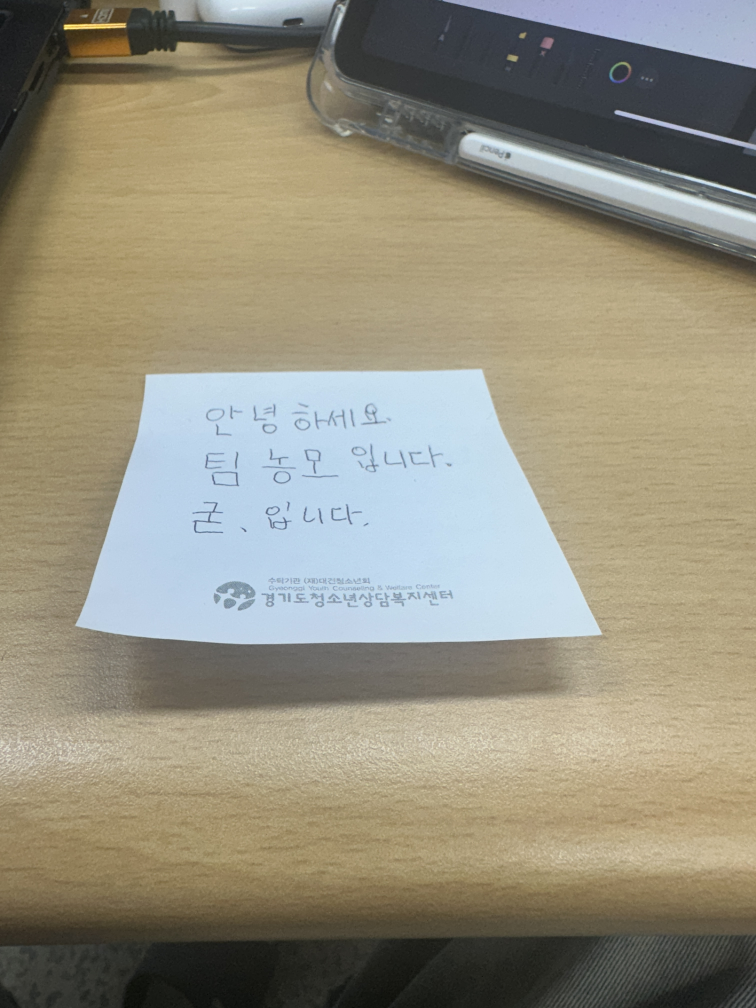
#> input picture test7.JPG, 3024 x 4032 px (shown at 1/4 size)
$ python find_paper.py
#> lines starting #> are read from the running program, lines starting #| are printed output that depends on the picture; after the words box and inside, x2 and y2 are one past the last pixel; in counts of white or black regions, pixels touching at a corner belong together
#> in detect_lines, image is the input picture: shape (4032, 3024, 3); mean B, G, R 126.5, 143.8, 148.4
from itertools import count

import cv2
import numpy as np


def adjust_brightness(img, value):
    """
    이미지 밝기를 조절하는 함수

    Args:
      img: 입력 이미지
      value: 밝기 조절 값 (-255 ~ 255)

    Returns:
      밝기가 조절된 이미지
    """
#> called with value = 50
    hsv = cv2.cvtColor(img, cv2.COLOR_BGR2HSV)
#> hsv: shape (4032, 3024, 3); mean H, S, V 43.8, 60.5, 156.6
    h, s, v = cv2.split(hsv)
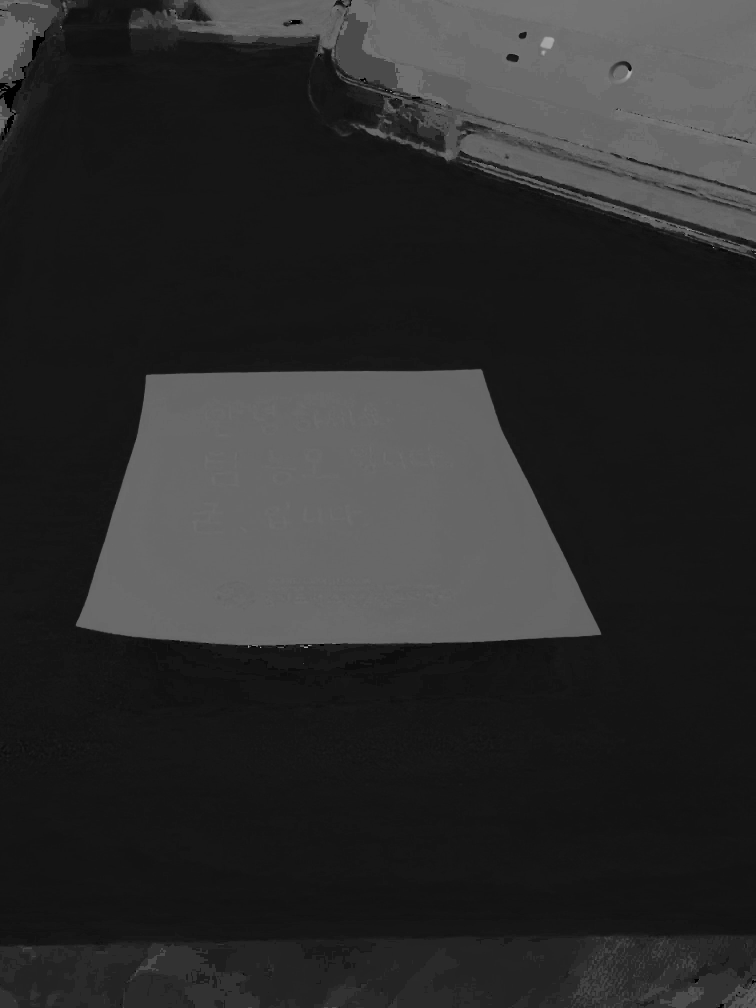
#> h: shape (4032, 3024) (shown at 1/4 size); min 0, max 179, mean 43.8
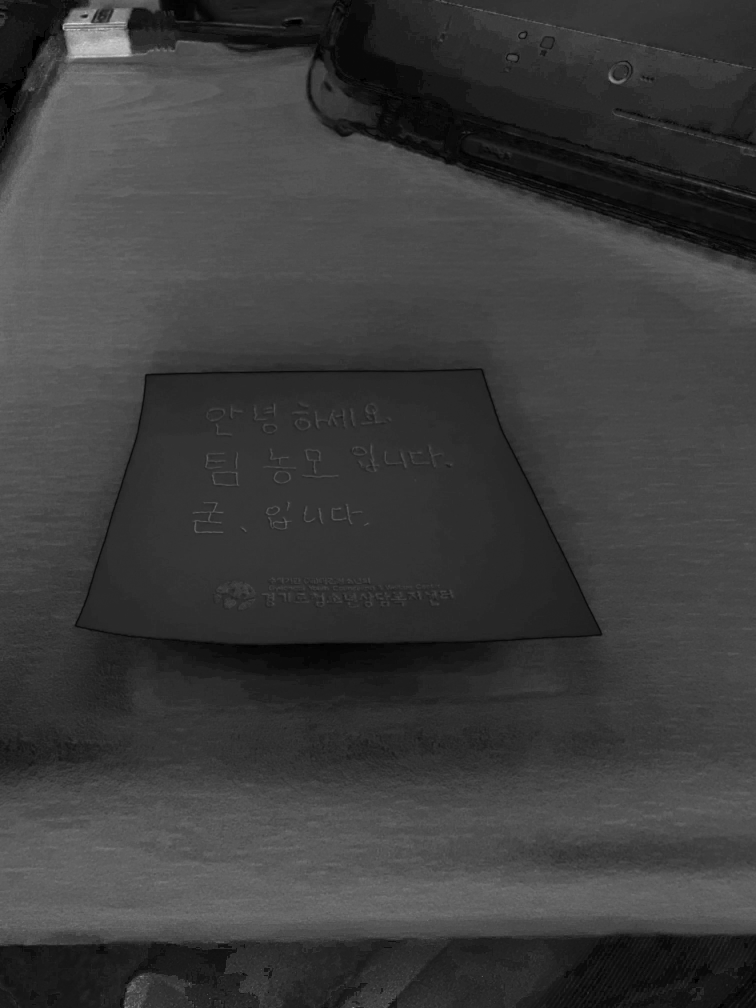
#> s: shape (4032, 3024) (shown at 1/4 size); min 0, max 255, mean 60.5

    v = cv2.add(v, value)
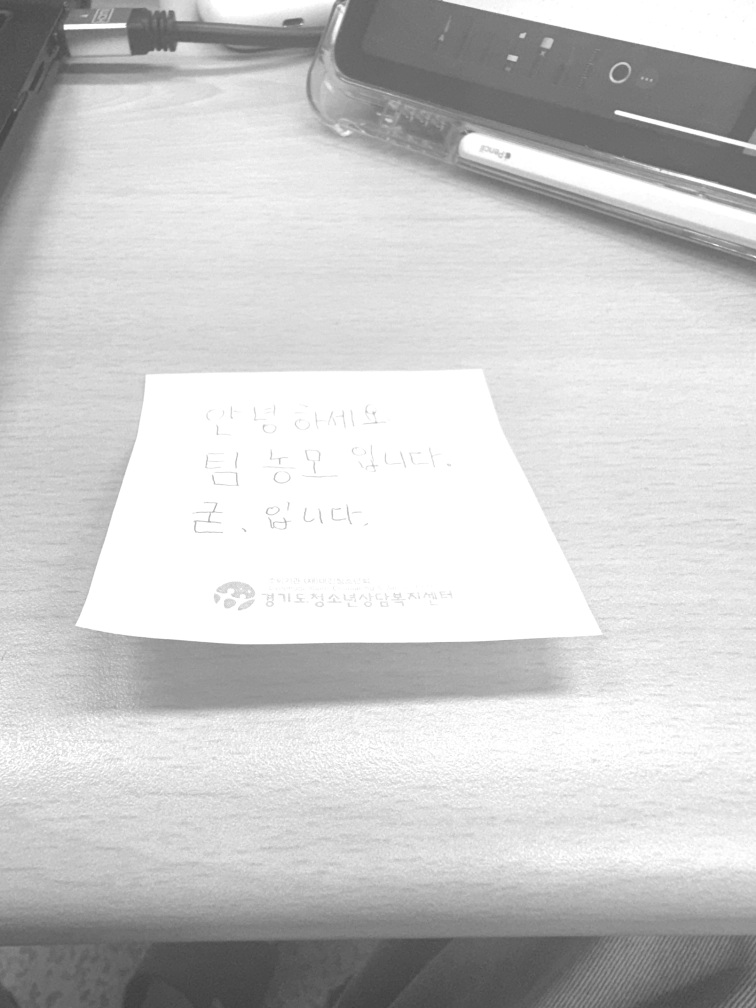
#> v: shape (4032, 3024) (shown at 1/4 size); min 51, max 255, mean 201.9
    v = np.clip(v, 0, 255).astype(np.uint8)

    hsv = cv2.merge((h, s, v))
#> hsv: shape (4032, 3024, 3); mean H, S, V 43.8, 60.5, 201.9
    img = cv2.cvtColor(hsv, cv2.COLOR_HSV2BGR)
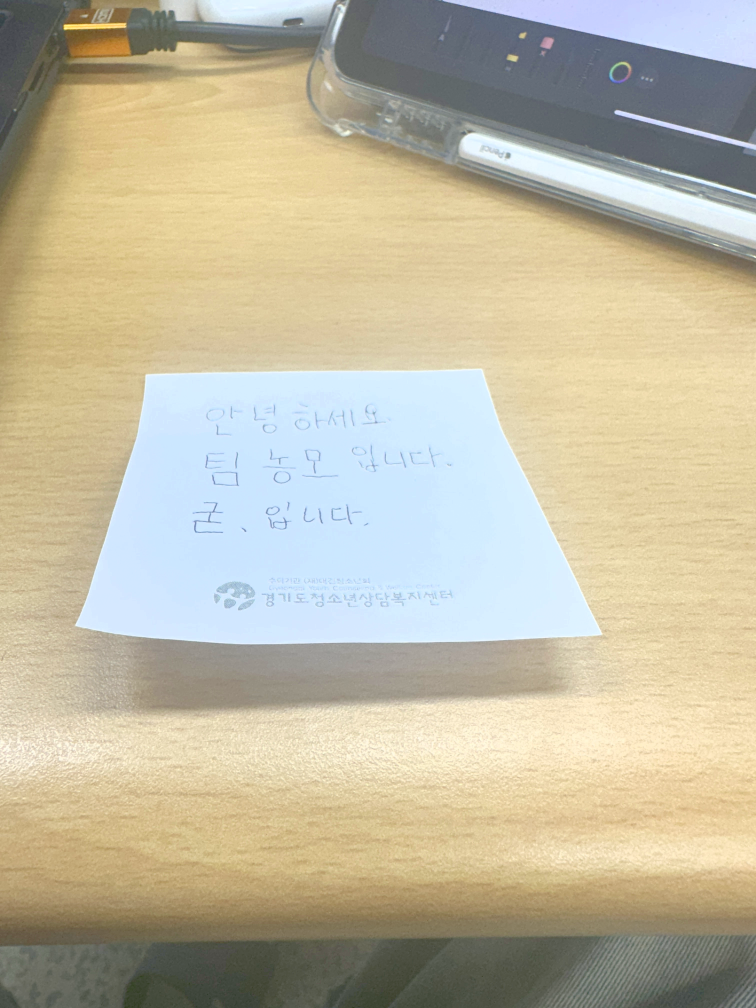
#> img: shape (4032, 3024, 3) (shown at 1/4 size); mean B, G, R 161.7, 185.3, 192.3
    return img


# [54 lines left out: function find_corners, not called in this run]


def detect_paper(image):
    """
    색상 정보와 윤곽선 검출을 사용하여 이미지에서 흰색 포스트잇을 인식하는 함수

    Args:
      image: 입력 이미지

    Returns:
      변환된 포스트잇 이미지 또는 None
    """

    # HSV 색 공간으로 변환
    hsv = cv2.cvtColor(image, cv2.COLOR_BGR2HSV)
#> hsv: shape (4032, 3024, 3); mean H, S, V 43.9, 61.2, 201.9

    # 흰색 범위 지정 (필요에 따라 범위 조정)
    lower_white = np.array([0, 0, 180])  # 흰색 범위 하한
    upper_white = np.array([180, 50, 255])  # 흰색 범위 상한

    # 흰색 영역 마스크 생성
    mask = cv2.inRange(hsv, lower_white, upper_white)
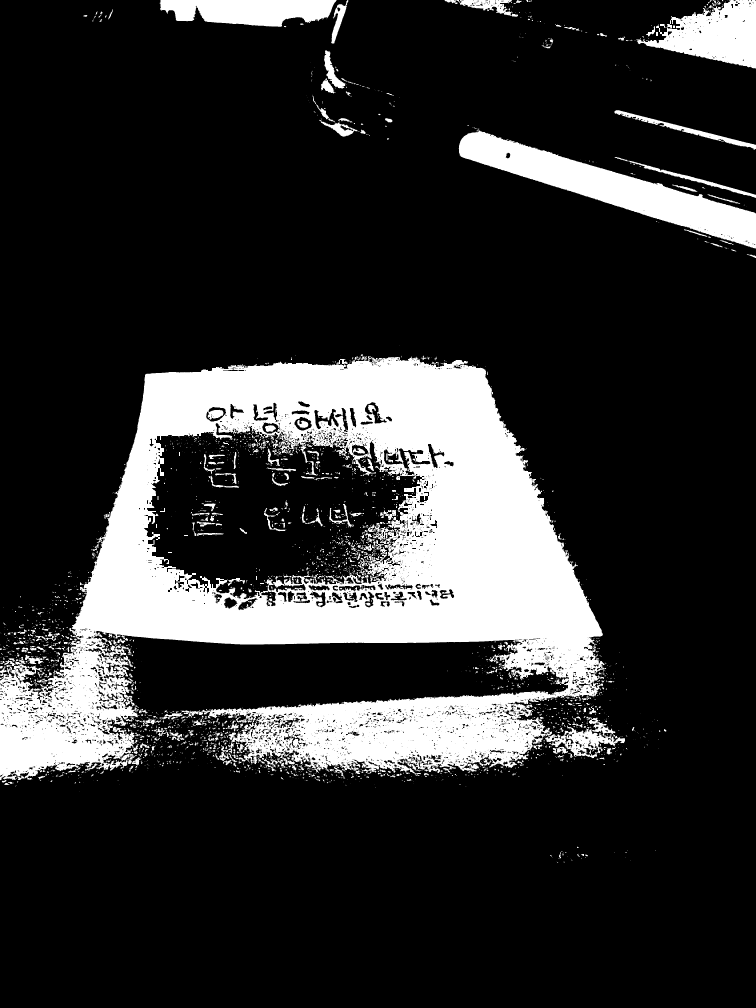
#> mask: shape (4032, 3024) (shown at 1/4 size); 18.6% white; 3445 white regions (2558 under 20 px), largest, box (x1, y1, x2, y2) and area: (0, 1424, 2420, 3121) 1830801, (1835, 521, 3024, 994) 155253, (2544, 0, 3024, 275) 71949

    # 모폴로지 연산을 사용하여 노이즈 제거
    kernel = cv2.getStructuringElement(cv2.MORPH_RECT, (5, 5))
    mask = cv2.morphologyEx(mask, cv2.MORPH_OPEN, kernel)
#> mask: shape (4032, 3024); 17.6% white; 822 white regions (1 under 20 px), largest, box (x1, y1, x2, y2) and area: (0, 1429, 2411, 3120) 1729306, (1836, 523, 3024, 994) 154971, (2550, 0, 3024, 273) 70699
    mask = cv2.morphologyEx(mask, cv2.MORPH_CLOSE, kernel)
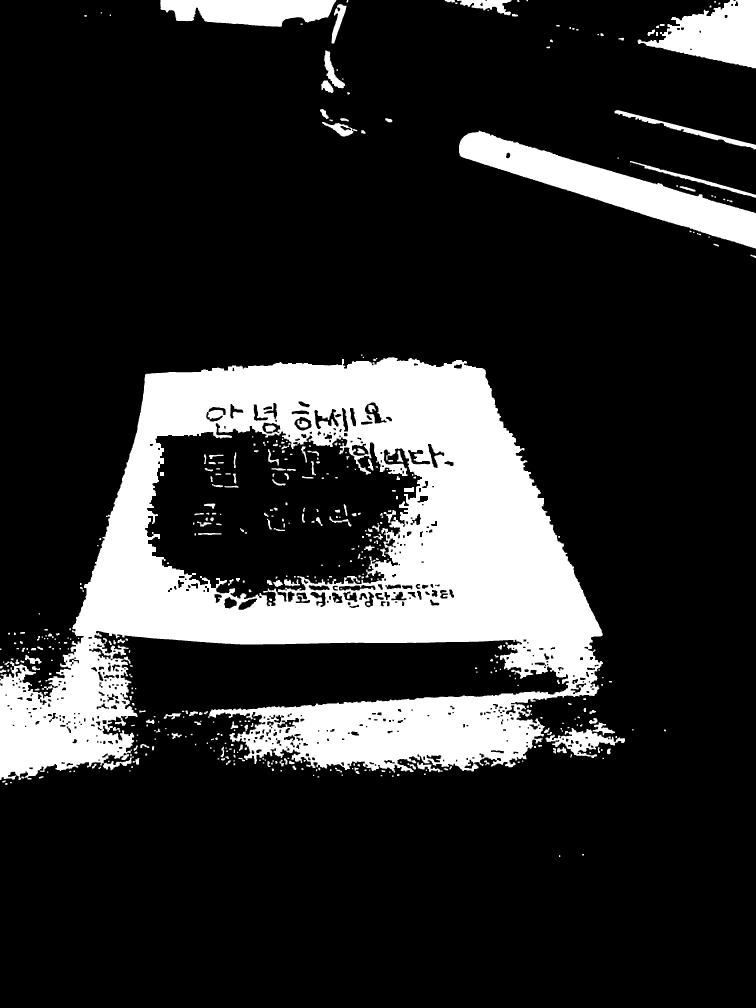
#> mask: shape (4032, 3024) (shown at 1/4 size); 18% white; 453 white regions

    # 윤곽선 검출
    cnts = cv2.findContours(mask, cv2.RETR_EXTERNAL, cv2.CHAIN_APPROX_SIMPLE)
#> cnts = 302 contours, 45 with area under 20; largest, box (x1, y1, x2, y2) and area: (0, 1429, 2412, 3120) 2437562, (1836, 523, 3024, 994) 154118, (2550, 0, 3024, 273) 72017, (641, 0, 1345, 107) 55689, (2182, 2890, 2500, 3032) 15679
    cnts = cnts[0] if len(cnts) == 2 else cnts[1]

    # [8 lines of commented-out code are left out]


    if cnts:
        # 가장 큰 윤곽선 찾기
        cnt = max(cnts, key=cv2.contourArea)
#> cnt = contour of 5944 points, box (x1, y1, x2, y2) (0, 1429, 2412, 3120), area 2437562

        # 윤곽선 근사 및 꼭짓점 찾기
        peri = cv2.arcLength(cnt, True)
#> peri = 21188.7
        approx = cv2.approxPolyDP(cnt, 0.03 * peri, True)
#> approx = [[1941, 1480], [582, 1497], [0, 3119], [2105, 3036]]

        # 디버깅용
        # print(count(approx))

        if len(approx) == 4:
            # 이미지 변환: 특정 시점에서 바라본 것처럼 변환한다. Perspective Transform 행렬을 사용
            pts1 = np.float32(approx)
#> pts1 has the same summary as approx
            pts2 = np.float32([[0, 0], [0, 300], [400, 300], [400, 0]])  # 변환될 좌표 (크기는 임의로 설정)
            matrix = cv2.getPerspectiveTransform(pts1, pts2)
#> matrix = [[0.00956, 0.764, -1149.7], [-0.438, 0.0462, 781.7], [-2.51e-05, 0.000669, 1]]
            transformed_image = cv2.warpPerspective(image, matrix, (400, 300))
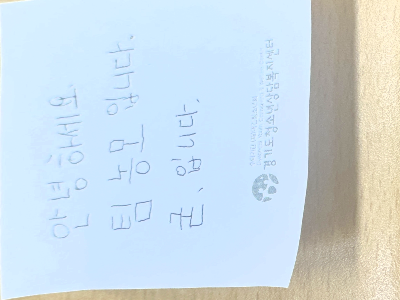
#> transformed_image: shape (300, 400, 3); mean B, G, R 231.1, 220.8, 204.8

            # 노이즈 제거
            # transformed_image = cv2.fastNlMeansDenoisingColored(transformed_image, None, 5, 5, 7, 21)

            # 샤프닝 필터 적용
            # kernel = np.array([[-1, -1, -1], [-1, 9, -1], [-1, -1, -1]])
            # transformed_image = cv2.filter2D(transformed_image, -1, kernel)

            # 변환된 이미지에서 용지 영역 파란색으로 표시(디버깅용)
            cv2.drawContours(image, [approx], -1, (255, 0, 0), 3)  # 파란색으로 윤곽선 그림

            # 이미지 크기 조정 (동적 크기 조정)
            height, width = transformed_image.shape[:2]
#> height = 300; width = 400
            target_width = 1000  # 예시: 가로 길이 1000 픽셀을 기준으로 조정
            if width > target_width:
                new_width = target_width
                new_height = int(height * (target_width / width))
                transformed_image = cv2.resize(transformed_image, (new_width, new_height), interpolation=cv2.INTER_AREA)

            return transformed_image
            # 디버깅용
            # print("corners:", approx)  # 네 꼭짓점 좌표 출력
            # print("transformed image shape:", transformed_image.shape)  # 변환된 이미지 크기 출력

            return transformed_image

    return None  # 용지 인식 실패 시 None 반환


def detect_lines(image_path, brightness_value=50):  # 밝기 조절 값을 인자로 받음
    """
    이미지에서 직선과 용지를 검출하는 함수

    Args:
      image_path: 이미지 파일 경로
      brightness_value: 밝기 조절 값 (-255 ~ 255)
    """
    # 이미지 로드
    image = cv2.imread(image_path)

    # 디비거깅용
    # print(image.shape)

    # 밝기 조절 적용
    image = adjust_brightness(image, brightness_value)

    # 용지 인식
    transformed_image = detect_paper(image)  # 변환된 이미지를 받아옴

    # 디비거깅용
    # print("transformed_image:", transformed_image)

    if transformed_image is not None:
        # 변환된 이미지 출력
        cv2.imshow("Transformed Image", transformed_image)  # 변환된 이미지 출력

        # 원본 이미지에 용지 영역 표시 (디버깅용)
        cv2.imshow("Original Image with Paper", image)  # 원본 이미지 출력
        cv2.waitKey(0)
        cv2.destroyAllWindows()

# 이미지 경로 지정
image_path = "test7.JPG"
brightness_value = 50
detect_lines(image_path, brightness_value)

$ run again, with test2.JPG copied over test7.JPG
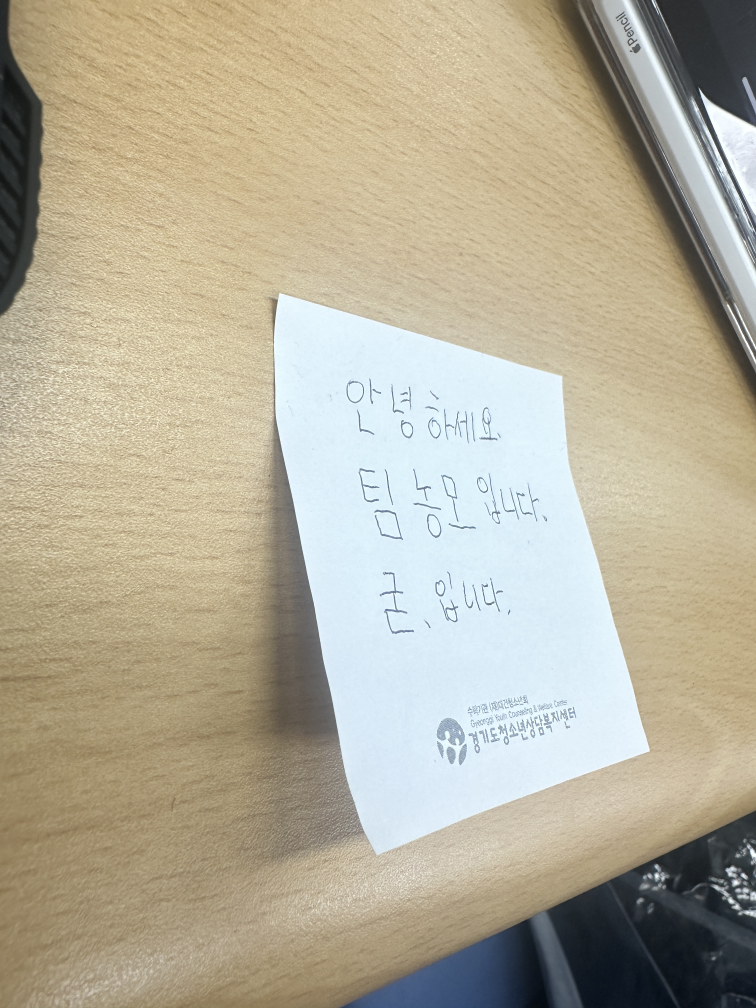
#> input picture test2.JPG, 3024 x 4032 px (shown at 1/4 size)
#> in detect_lines, image is the input picture: shape (4032, 3024, 3); mean B, G, R 154.1, 174.2, 180.8
#> in detect_paper, `mask = cv2.morphologyEx(mask, cv2.MORPH_CLOSE, kernel)`:
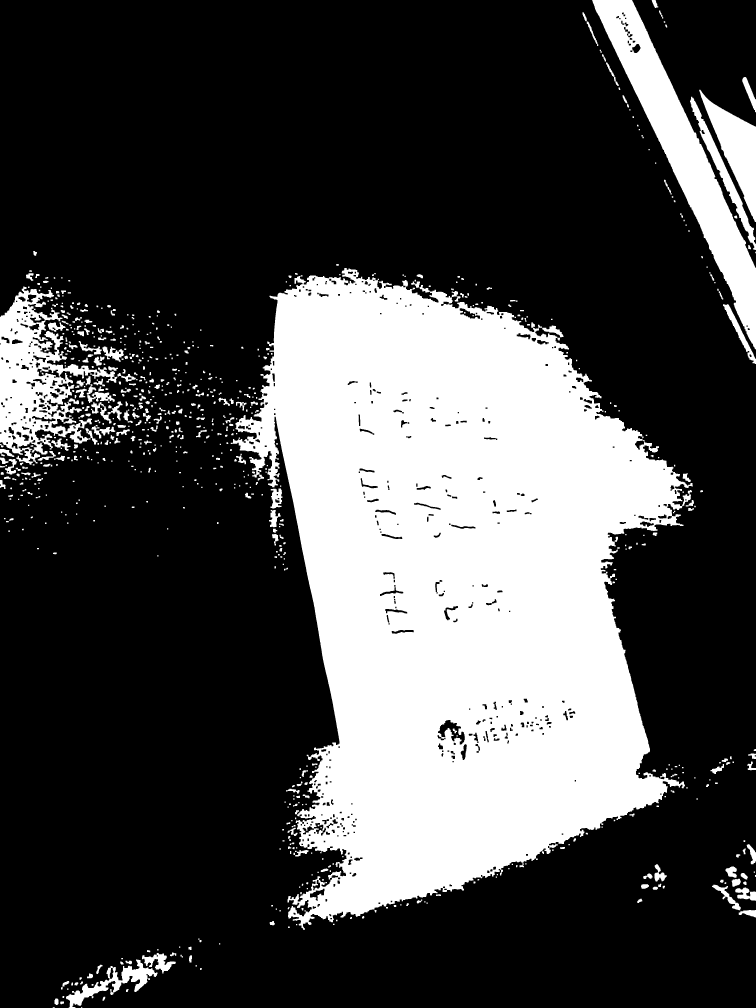
#> mask: shape (4032, 3024) (shown at 1/4 size); 28.6% white; 771 white regions (2 under 20 px)
#> cnts = 765 contours, 139 with area under 20; largest, box (x1, y1, x2, y2) and area: (923, 1072, 2771, 3719) 3008596, (2369, 0, 3024, 1397) 192138, (0, 1146, 469, 1859) 146185, (2797, 359, 3024, 888) 43770, (2760, 387, 3024, 1000) 17944
#> cnt = contour of 6212 points, box (x1, y1, x2, y2) (923, 1072, 2771, 3719), area 3008596
#> peri = 20120.9
#> approx = [[1386, 1072], [1212, 3718], [2739, 3142], [2769, 1932]]
#> pts1 has the same summary as approx
#> matrix = [[0.084, 0.00553, -122.4], [-0.0475, 0.0764, -16.05], [-0.000254, 2.32e-06, 1]]
#> in detect_paper, `transformed_image = cv2.warpPerspective(image, matrix, (400, 300))`:
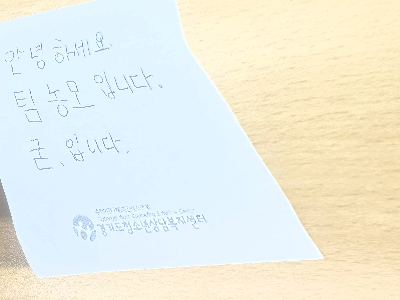
#> transformed_image: shape (300, 400, 3); mean B, G, R 228, 238.5, 236.4
